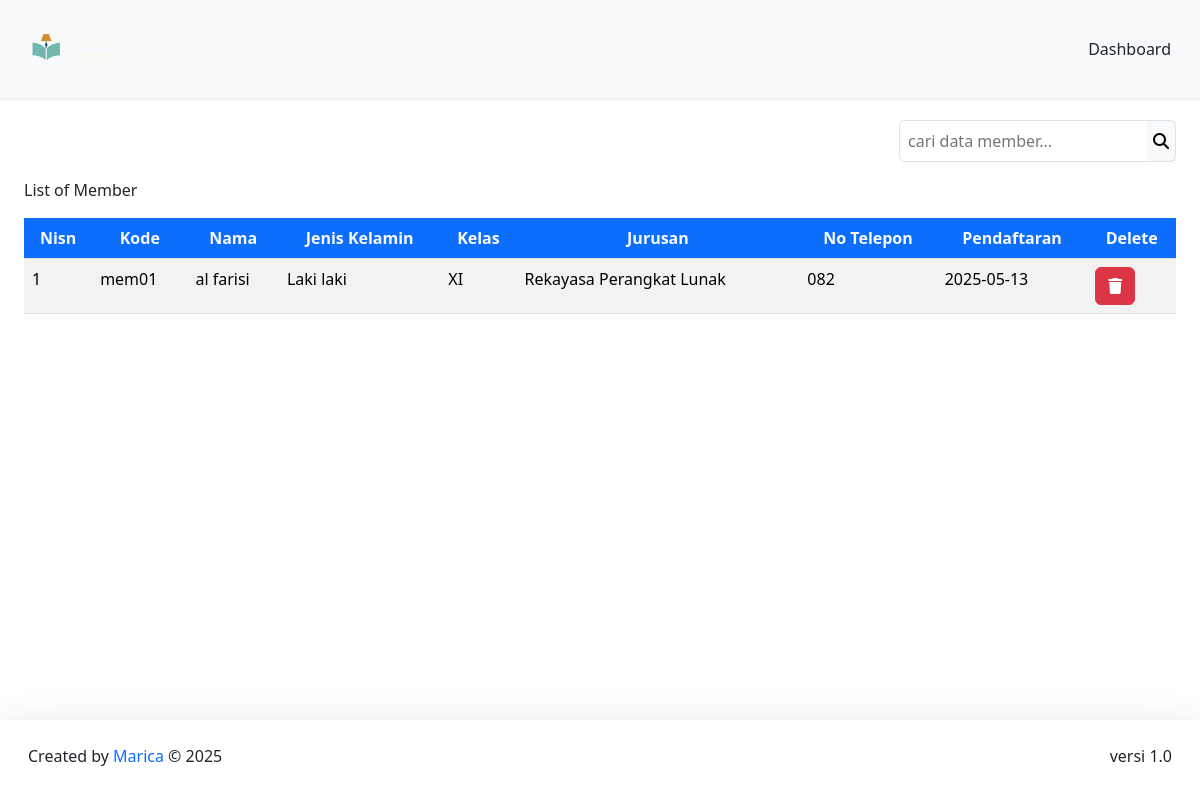
Page /Marica/DashboardAdmin/member/member.php (signed in) on the committed database.
### tables this page shows
CREATE TABLE `member` (
  `nisn` int(11) NOT NULL,
  `kode_member` varchar(12) NOT NULL,
  `nama` varchar(255) NOT NULL,
  `password` varchar(255) NOT NULL,
  `jenis_kelamin` varchar(20) NOT NULL,
  `kelas` varchar(5) NOT NULL,
  `jurusan` varchar(50) NOT NULL,
  `no_tlp` varchar(15) NOT NULL,
  `tgl_pendaftaran` date NOT NULL
);

### Marica/config/config.php (called while the page is built, shortened)
<?php
$host = "127.0.0.1";
$username = "root";
$password = "";
$database_name = "perpustakaan";
$connection = mysqli_connect($host, $username, $password, $database_name);
function queryReadData($dataKategori) {
  global $connection;
  $result = mysqli_query($connection, $dataKategori);
  $items = [];
  while($item = mysqli_fetch_assoc($result)) {
    $items[] = $item;
  }
  return $items;
}
?>

### Marica/DashboardAdmin/member/member.php (the view, shortened to what this page needs)
<?php
require "../../config/config.php";
$member = queryReadData("SELECT * FROM member");
?>
<!DOCTYPE html>
<html lang="en">
  <head>
    <link href="https://cdn.jsdelivr.net/npm/bootstrap@5.3.2/dist/css/bootstrap.min.css" rel="stylesheet">
  </head>
  <body>
    <nav class="navbar fixed-top bg-body-tertiary shadow-sm">
      <div class="container-fluid p-3">
        <a class="navbar-brand" href="#">
          <img src="../../assets/logo.png" alt="logo" width="120px">
        </a>
        <a class="btn btn-tertiary" href="../dashboardAdmin.php">Dashboard</a>
      </div>
    </nav>
    <div class="p-4 mt-5">
     <form action="" method="post" class="mt-5">
       <div class="input-group d-flex justify-content-end mb-3">
         <input class="border p-2 rounded rounded-end-0 bg-tertiary" type="text" name="keyword" id="keyword" placeholder="cari data member...">
         <button class="border border-start-0 bg-light rounded rounded-start-0" type="submit" name="search"><i class="fa-solid fa-magnifying-glass"></i></button>
       </div>
      </form>
      <caption>List of Member</caption>
      <div class="table-responsive mt-3">
        <table class="table table-striped table-hover">
        <thead class="text-center">
          <tr>
            <th class="bg-primary text-light">Nisn</th>
            <th class="bg-primary text-light">Kode</th>
            <th class="bg-primary text-light">Nama</th>
            <th class="bg-primary text-light">Jenis Kelamin</th>
            <th class="bg-primary text-light">Kelas</th>
            <th class="bg-primary text-light">Jurusan</th>
            <th class="bg-primary text-light">No Telepon</th>
            <th class="bg-primary text-light">Pendaftaran</th>
            <th class="bg-primary text-light">Delete</th>
          </tr>
        </thead>
      <?php foreach($member as $item) : ?>
      <tr>
        <td><?=$item["nisn"];?></td>
        <td><?=$item["kode_member"];?></td>
        <td><?=$item["nama"];?></td>
        <td><?=$item["jenis_kelamin"];?></td>
        <td><?=$item["kelas"];?></td>
        <td><?=$item["jurusan"];?></td>
        <td><?=$item["no_tlp"];?></td>
        <td><?=$item["tgl_pendaftaran"];?></td>
        <td>
          <div class="action">
             <a href="deleteMember.php?id=<?= $item["nisn"]; ?>" class="btn btn-danger" onclick="return confirm('Yakin ingin menghapus data member ?');"><i class="fa-solid fa-trash"></i></a>
           </div>
        </td>
       </tr>
      <?php endforeach;?>
    </table>
    </div>
  </div>
    <footer class="fixed-bottom shadow-lg bg-subtle p-3">
      <div class="container-fluid d-flex justify-content-between">
      <p class="mt-2">Created by <span class="text-primary"> Marica</span> © 2025</p>
      <p class="mt-2">versi 1.0</p>
      </div>
    </footer>
  </body>
</html>

### rows in the picture
member: nisn "1", kode_member "mem01", nama "al farisi", jenis_kelamin "Laki laki", kelas "XI", jurusan "Rekayasa Perangkat Lunak", no_tlp "082", tgl_pendaftaran "2025-05-13"
